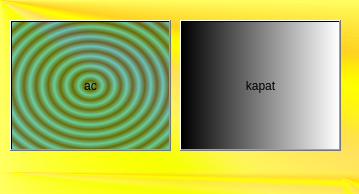
<?xml version="1.0" encoding="UTF-8"?>
<ui version="4.0">
 <class>MainWindow</class>
 <widget class="QMainWindow" name="MainWindow">
  <property name="geometry">
   <rect>
    <x>0</x>
    <y>0</y>
    <width>359</width>
    <height>194</height>
   </rect>
  </property>
  <property name="windowTitle">
   <string>MainWindow</string>
  </property>
  <property name="styleSheet">
   <string notr="true">background-color: qconicalgradient(cx:0, cy:0, angle:135, stop:0 rgba(255, 255, 0, 69), stop:0.375 rgba(255, 255, 0, 69), stop:0.423533 rgba(251, 255, 0, 145), stop:0.45 rgba(247, 255, 0, 208), stop:0.477581 rgba(255, 244, 71, 130), stop:0.518717 rgba(255, 218, 71, 130), stop:0.55 rgba(255, 255, 0, 255), stop:0.57754 rgba(255, 203, 0, 130), stop:0.625 rgba(255, 255, 0, 69), stop:1 rgba(255, 255, 0, 69));</string>
  </property>
  <widget class="QWidget" name="centralwidget">
   <widget class="QPushButton" name="ekran_ac">
    <property name="geometry">
     <rect>
      <x>10</x>
      <y>20</y>
      <width>161</width>
      <height>131</height>
     </rect>
    </property>
    <property name="autoFillBackground">
     <bool>false</bool>
    </property>
    <property name="styleSheet">
     <string notr="true">background-color: qradialgradient(spread:repeat, cx:0.5, cy:0.5, radius:0.077, fx:0.5, fy:0.5, stop:0 rgba(0, 169, 255, 147), stop:0.497326 rgba(0, 0, 0, 147), stop:1 rgba(0, 169, 255, 147));</string>
    </property>
    <property name="text">
     <string>ac</string>
    </property>
   </widget>
   <widget class="QPushButton" name="ekran_kapat">
    <property name="geometry">
     <rect>
      <x>180</x>
      <y>20</y>
      <width>161</width>
      <height>131</height>
     </rect>
    </property>
    <property name="autoFillBackground">
     <bool>false</bool>
    </property>
    <property name="styleSheet">
     <string notr="true">background-color: qlineargradient(spread:pad, x1:0, y1:0, x2:1, y2:0, stop:0 rgba(0, 0, 0, 255), stop:1 rgba(255, 255, 255, 255));</string>
    </property>
    <property name="text">
     <string>kapat</string>
    </property>
   </widget>
  </widget>
  <widget class="QMenuBar" name="menubar">
   <property name="geometry">
    <rect>
     <x>0</x>
     <y>0</y>
     <width>359</width>
     <height>20</height>
    </rect>
   </property>
  </widget>
  <widget class="QStatusBar" name="statusbar"/>
 </widget>
 <resources/>
 <connections/>
</ui>
